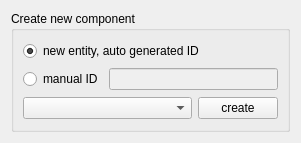
<?xml version="1.0" encoding="UTF-8"?>
<ui version="4.0">
 <class>ComponentAdderWidget</class>
 <widget class="QWidget" name="ComponentAdderWidget">
  <property name="geometry">
   <rect>
    <x>0</x>
    <y>0</y>
    <width>301</width>
    <height>143</height>
   </rect>
  </property>
  <property name="sizePolicy">
   <sizepolicy hsizetype="Preferred" vsizetype="Fixed">
    <horstretch>0</horstretch>
    <verstretch>0</verstretch>
   </sizepolicy>
  </property>
  <property name="windowTitle">
   <string>Form</string>
  </property>
  <layout class="QVBoxLayout" name="verticalLayout_2">
   <item>
    <widget class="QGroupBox" name="groupBox">
     <property name="title">
      <string>Create new component</string>
     </property>
     <layout class="QVBoxLayout" name="verticalLayout">
      <item>
       <widget class="QRadioButton" name="rbtnAuto">
        <property name="text">
         <string>new entity, auto generated ID</string>
        </property>
        <property name="checked">
         <bool>true</bool>
        </property>
       </widget>
      </item>
      <item>
       <layout class="QHBoxLayout" name="horizontalLayout">
        <item>
         <widget class="QRadioButton" name="rbtnManual">
          <property name="text">
           <string>manual ID</string>
          </property>
         </widget>
        </item>
        <item>
         <widget class="QLineEdit" name="inputEntityId">
          <property name="enabled">
           <bool>false</bool>
          </property>
         </widget>
        </item>
       </layout>
      </item>
      <item>
       <layout class="QHBoxLayout" name="horizontalLayout_2">
        <item>
         <widget class="QComboBox" name="comboEntityType"/>
        </item>
        <item>
         <widget class="QPushButton" name="btnCreate">
          <property name="sizePolicy">
           <sizepolicy hsizetype="Fixed" vsizetype="Fixed">
            <horstretch>0</horstretch>
            <verstretch>0</verstretch>
           </sizepolicy>
          </property>
          <property name="text">
           <string>create</string>
          </property>
         </widget>
        </item>
       </layout>
      </item>
     </layout>
    </widget>
   </item>
  </layout>
 </widget>
 <resources/>
 <connections/>
</ui>
